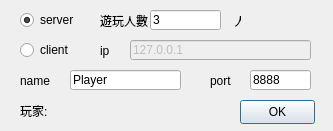
<?xml version="1.0" encoding="UTF-8"?>
<ui version="4.0">
 <class>Dialog</class>
 <widget class="QDialog" name="Dialog">
  <property name="geometry">
   <rect>
    <x>0</x>
    <y>0</y>
    <width>333</width>
    <height>131</height>
   </rect>
  </property>
  <property name="windowTitle">
   <string>籤筒啟動器</string>
  </property>
  <widget class="QPushButton" name="submit">
   <property name="geometry">
    <rect>
     <x>240</x>
     <y>100</y>
     <width>75</width>
     <height>24</height>
    </rect>
   </property>
   <property name="text">
    <string>OK</string>
   </property>
  </widget>
  <widget class="QRadioButton" name="server">
   <property name="geometry">
    <rect>
     <x>20</x>
     <y>10</y>
     <width>61</width>
     <height>20</height>
    </rect>
   </property>
   <property name="text">
    <string>server</string>
   </property>
   <property name="checked">
    <bool>true</bool>
   </property>
  </widget>
  <widget class="QLineEdit" name="port">
   <property name="geometry">
    <rect>
     <x>250</x>
     <y>70</y>
     <width>61</width>
     <height>20</height>
    </rect>
   </property>
   <property name="text">
    <string>8888</string>
   </property>
  </widget>
  <widget class="QLabel" name="label">
   <property name="geometry">
    <rect>
     <x>210</x>
     <y>70</y>
     <width>31</width>
     <height>21</height>
    </rect>
   </property>
   <property name="text">
    <string>port</string>
   </property>
  </widget>
  <widget class="QRadioButton" name="client">
   <property name="geometry">
    <rect>
     <x>20</x>
     <y>40</y>
     <width>61</width>
     <height>20</height>
    </rect>
   </property>
   <property name="text">
    <string>client</string>
   </property>
  </widget>
  <widget class="QLineEdit" name="ip">
   <property name="enabled">
    <bool>false</bool>
   </property>
   <property name="geometry">
    <rect>
     <x>130</x>
     <y>40</y>
     <width>181</width>
     <height>20</height>
    </rect>
   </property>
   <property name="text">
    <string>127.0.0.1</string>
   </property>
  </widget>
  <widget class="QLabel" name="label_2">
   <property name="geometry">
    <rect>
     <x>100</x>
     <y>40</y>
     <width>16</width>
     <height>21</height>
    </rect>
   </property>
   <property name="text">
    <string>ip</string>
   </property>
  </widget>
  <widget class="QLineEdit" name="name">
   <property name="geometry">
    <rect>
     <x>70</x>
     <y>70</y>
     <width>111</width>
     <height>20</height>
    </rect>
   </property>
   <property name="text">
    <string>Player</string>
   </property>
  </widget>
  <widget class="QLabel" name="label_3">
   <property name="geometry">
    <rect>
     <x>20</x>
     <y>70</y>
     <width>41</width>
     <height>21</height>
    </rect>
   </property>
   <property name="text">
    <string>name</string>
   </property>
  </widget>
  <widget class="QLabel" name="information">
   <property name="geometry">
    <rect>
     <x>20</x>
     <y>100</y>
     <width>211</width>
     <height>21</height>
    </rect>
   </property>
   <property name="text">
    <string>玩家:</string>
   </property>
  </widget>
  <widget class="QLabel" name="label_4">
   <property name="geometry">
    <rect>
     <x>100</x>
     <y>10</y>
     <width>141</width>
     <height>21</height>
    </rect>
   </property>
   <property name="text">
    <string>遊玩人數                          人</string>
   </property>
  </widget>
  <widget class="QLineEdit" name="player_count">
   <property name="geometry">
    <rect>
     <x>150</x>
     <y>10</y>
     <width>71</width>
     <height>20</height>
    </rect>
   </property>
   <property name="text">
    <string>3</string>
   </property>
  </widget>
 </widget>
 <resources/>
 <connections/>
</ui>
